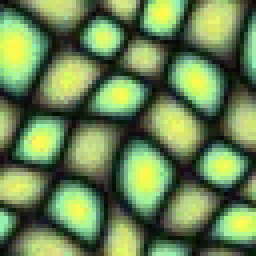
#> input picture Week 9/Image/test.png, 64 x 64 px (shown 4 times larger); its folder holds 8 pictures in this run
$ jupyter execute --allow-errors worksheet09.ipynb
#> lines starting #> are read from the running program, lines starting #| are printed output that depends on the picture
#> further down, texture is the input picture: shape (64, 64, 3); mean B, G, R 83.2, 131.8, 106.2
### Week 9/myutils.py
# -*- coding: utf-8 -*-
import math
import heapq
import numpy as np
from tqdm import tqdm
from skimage import io, util
from skimage.color import rgb2gray
from matplotlib import pyplot as plt
from skimage.filters import gaussian


from numpy.linalg import LinAlgError
from scipy.stats import skew, kurtosis
from PIL import Image
import sys, os
import logging
import argparse, copy
import time

import texture_synthesis_g
import texture_synthesis
import warnings
warnings.filterwarnings('ignore')

logger = logging.getLogger()
logger.setLevel(logging.ERROR)

def randomPatch(texture, patchLength):
    h, w, _ = texture.shape
    i = np.random.randint(h - patchLength)
    j = np.random.randint(w - patchLength)

    return texture[i:i+patchLength, j:j+patchLength]


def L2OverlapDiff(patch, patchLength, overlap, res, y, x):
    error = 0

    if x > 0:
        left = patch[:, :overlap] - res[y:y+patchLength, x:x+overlap]
        error += np.sum(left**2)

    if y > 0:
        up   = patch[:overlap, :] - res[y:y+overlap, x:x+patchLength]
        error += np.sum(up**2)

    if x > 0 and y > 0:
        corner = patch[:overlap, :overlap] - res[y:y+overlap, x:x+overlap]
        error -= np.sum(corner**2)

    return error


def randomBestPatch(texture, patchLength, overlap, res, y, x):
    h, w, _ = texture.shape
    errors = np.zeros((h - patchLength, w - patchLength))

    for i in range(h - patchLength):
        for j in range(w - patchLength):
            patch = texture[i:i+patchLength, j:j+patchLength]
            e = L2OverlapDiff(patch, patchLength, overlap, res, y, x)
            errors[i, j] = e

    i, j = np.unravel_index(np.argmin(errors), errors.shape)
    return texture[i:i+patchLength, j:j+patchLength]


def minCutPath(errors):
    # dijkstra's algorithm vertical
    pq = [(error, [i]) for i, error in enumerate(errors[0])]
    heapq.heapify(pq)

    h, w = errors.shape
    seen = set()

    while pq:
        error, path = heapq.heappop(pq)
        curDepth = len(path)
        curIndex = path[-1]

        if curDepth == h:
            return path

        for delta in -1, 0, 1:
            nextIndex = curIndex + delta

            if 0 <= nextIndex < w:
                if (curDepth, nextIndex) not in seen:
                    cumError = error + errors[curDepth, nextIndex]
                    heapq.heappush(pq, (cumError, path + [nextIndex]))
                    seen.add((curDepth, nextIndex))


# [25 lines left out: function minCutPath2, not called in this run]


def minCutPatch(patch, patchLength, overlap, res, y, x):
    patch = patch.copy()
    dy, dx, _ = patch.shape
    minCut = np.zeros_like(patch, dtype=bool)

    if x > 0:
        left = patch[:, :overlap] - res[y:y+dy, x:x+overlap]
        leftL2 = np.sum(left**2, axis=2)
        for i, j in enumerate(minCutPath(leftL2)):
            minCut[i, :j] = True

    if y > 0:
        up = patch[:overlap, :] - res[y:y+overlap, x:x+dx]
        upL2 = np.sum(up**2, axis=2)
        for j, i in enumerate(minCutPath(upL2.T)):
            minCut[:i, j] = True

    np.copyto(patch, res[y:y+dy, x:x+dx], where=minCut)

    return patch


def quilt(texture, patchLength, numPatches, mode="cut", sequence=False):
#> called with patchLength = 20, numPatches = (3, 3), mode = 'cut', sequence = True
    texture = util.img_as_float(texture)
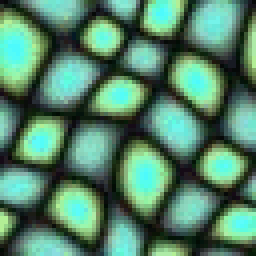
#> texture: shape (64, 64, 3) float64 (shown 4 times larger); mean of channels 0, 1, 2 0.417, 0.517, 0.326; drawn as B, G, R

    overlap = patchLength // 6
    numPatchesHigh, numPatchesWide = numPatches

    h = (numPatchesHigh * patchLength) - (numPatchesHigh - 1) * overlap
    w = (numPatchesWide * patchLength) - (numPatchesWide - 1) * overlap

    res = np.zeros((h, w, texture.shape[2]))

    for i in range(numPatchesHigh):
        for j in range(numPatchesWide):
            y = i * (patchLength - overlap)
            x = j * (patchLength - overlap)

            if i == 0 and j == 0 or mode == "random":
                patch = randomPatch(texture, patchLength)
            elif mode == "best":
                patch = randomBestPatch(texture, patchLength, overlap, res, y, x)
            elif mode == "cut":
                patch = randomBestPatch(texture, patchLength, overlap, res, y, x)
                patch = minCutPatch(patch, patchLength, overlap, res, y, x)

            res[y:y+patchLength, x:x+patchLength] = patch

            if sequence:
                plt.imshow(res)
                plt.axis('off')
                plt.show()
#> this loop made 3 passes
#> pass 1, in quilt, `plt.show()`:
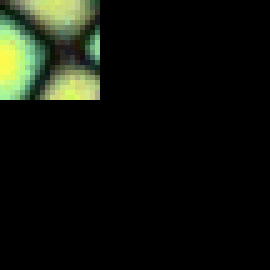
#> shown: shape (54, 54, 3) float64 (shown 5 times larger); mean R, G, B 0.0632, 0.0771, 0.0474
#> after the loop:
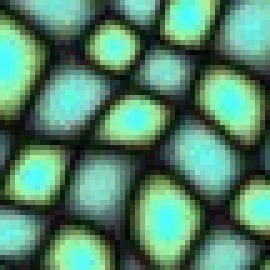
#> res: shape (54, 54, 3) float64 (shown 5 times larger); mean of channels 0, 1, 2 0.425, 0.528, 0.33; drawn as B, G, R

    return res


# [132 lines left out: functions quiltSize, bestCorrPatch, bestCorrOverlapPatch, transfer, transferIter, Loss_function, not called in this run]


def run_texture_synthesis(num_neighbor=7,orig_img='pebbles.jpg',num_depth=5,num_ori=4,num_iter=100,out_dir='output'):

    ms = [3, 5, 7, 9, 11, 13]
    if not num_neighbor in ms:
            LOGGER.error('illegal number of orientation: {}'.format(str(num_neighbor)))
            raise ValueError('illegal number of orientation: {}'.format(str(num_neighbor)))
    im = np.array(Image.open(orig_img))
    texture_synthesis.synthesis(im, im.shape[1], im.shape[0], num_depth, num_ori, num_neighbor, num_iter, out_dir)


def run_texture_synthesis_g(num_neighbor=7,orig_img='pebbles.jpg',num_depth=5,num_ori=4,num_iter=100,out_dir='output'):

    ms = [3, 5, 7, 9, 11, 13]
    if not num_neighbor in ms:
            LOGGER.error('illegal number of orientation: {}'.format(str(num_neighbor)))
            raise ValueError('illegal number of orientation: {}'.format(str(num_neighbor)))
    im = np.array(Image.open(orig_img))
    texture_synthesis_g.synthesis(im, im.shape[1], im.shape[0], num_depth, num_ori, num_neighbor, num_iter, out_dir)

### Week 9/worksheet09.ipynb
# COMP90086 Workshop 9

In this workshop, you will see some demonstrations about texture and shape representation.

Table of Contents

- Texture and shape representation
    - Image Quilting
    - Parametric Texture Synthesis
    - Neural Style Transfer
    - Shape skeletons
    - Active contours

- Bonus
    - Texture Transfer

[cell 1]
# pip install tqdm
## The tqdm library is used to display the progress bar.
## Optional. If not to import tqdm, just modify the tqdm code in myutils.py

[cell 2]
# Includes importing some of custom packages
# The functions in the custom package are called via myutils.xxx
# e.g. the xx function needs to be called via myutils.xx

import cv2
import os
import math
import numpy as np
from matplotlib import pyplot as plt
from matplotlib import gridspec
import myutils
import skimage.io
from skimage import data
from skimage.morphology import skeletonize
from skimage.morphology import medial_axis
from skimage.color import rgb2gray
from skimage.filters import gaussian
from skimage.segmentation import active_contour
from tqdm import tqdm

rootpath='./Image/'

The first two algorithms (image quilting and texture synthesis) use different models for "texture". You do not need to know exactly how these two algorithms work. Instead, you are expected to visually compare and contrast the output of them.

## 1 Image quilting

Image quilting is a method of synthesising a new image by stitching together small patches of existing images. It can be utilized for the following applications:

    (1) Texture synthesis: synthesize a new texture sample by taking patches of existing texture and stitching them together
    (2) Texture transfer: transfer the texture of one image onto another image

For more information, see the original publication [Image Quilting for Texture Synthesis and Transfer(Efros & Freeman, 2001)](https://people.eecs.berkeley.edu/~efros/research/quilting.html)

The following codes are adapted from https://github.com/axu2/image-quilting

### 1.1 Texture synthesis
Square blocks from the input texture are patched together to synthesize a new texture sample. We begin with randomly choose blocks.

<center>source:Drlanman</center>

[cell 3]
# Display the process of texture synthesis
texture = cv2.imread(os.path.join(rootpath, "test.png"))
texture_rgb = cv2.cvtColor(texture, cv2.COLOR_BGR2RGB)
patchsize = 20 # size of square patch for synthesis (overlap is 1/6 patch size)
npatch = 3# size of output (npatches x npatches)
showsteps = True # toggle image output for each step of synthesis
texture_synth = myutils.quilt(texture_rgb, patchsize, (npatch, npatch), "cut", showsteps)

[cell 4]
# Display the synthesized and original image
plt.subplots(figsize=(10, 10))
#Set a grid layout to place subplots within a figure.
gs = gridspec.GridSpec(1, 2, width_ratios=[texture_rgb.shape[1], texture_synth.shape[1]])

plt.subplot(gs[0])
plt.imshow(texture_rgb)
plt.title('Original')
plt.axis('off')

plt.subplot(gs[1])
plt.imshow(texture_synth)
plt.title('Synthesised')
plt.axis('off')
plt.show()

### 1.2 Exercise

What is the effect of changing patch size in the texture synthesis?

Try a range of patch sizes for the "brick.jpg" and "marble.jpg" images. Note that if you use a very small patch size you may need to increase the number of patches (npatch) to get a large enough synthesis image to interpret the results. What range of patch sizes gives the best results for each image? What problems occur in the resulting synetheses if the patch size is too large or small in each case?

[cell 5]
# Read images
brick = cv2.imread(os.path.join(rootpath, "brick.jpg"))
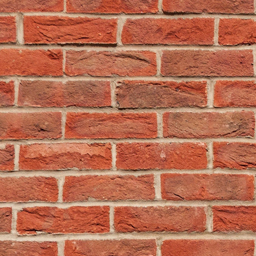
#> input picture Week 9/Image/brick.jpg, 256 x 256 px
#> brick is the input picture: shape (256, 256, 3); mean B, G, R 82.6, 108.8, 182.3
brick_rgb = cv2.cvtColor(brick, cv2.COLOR_BGR2RGB)
marble = cv2.imread(os.path.join(rootpath, "marble.jpg"))
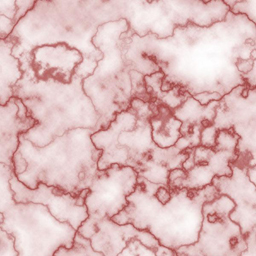
#> input picture Week 9/Image/marble.jpg, 256 x 256 px
#> marble is the input picture: shape (256, 256, 3); mean B, G, R 187.7, 187.5, 222.4
marble_rgb = cv2.cvtColor(marble, cv2.COLOR_BGR2RGB)

# Optional: Resize images for faster synthesis (original size = 256 x 256)
brick_rgb = cv2.resize(brick_rgb, (128, 128))
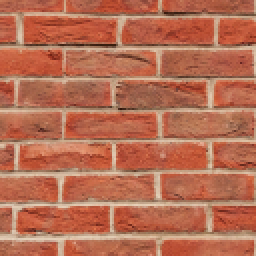
#> brick_rgb: shape (128, 128, 3) (shown 2 times larger); mean R, G, B 182.4, 108.9, 82.7
marble_rgb = cv2.resize(marble_rgb, (128, 128))
#> marble_rgb: shape (128, 128, 3)

# Synthesize texture
# your code


# Display the synthesized and original image
# your code

## 2 Parametric texture synthesis

Different from the previous algorithm, which considers texture as repeated image patch, this algorithm models texture as a sample from a statistical distribution over image features. For more information, see the original publication [A Parametric Texture Model based on Joint Statistics of Complex Wavelet Coefficients(Portilla & Simoncelli, 2000)](http://www.cns.nyu.edu/~eero/ABSTRACTS/portilla99-abstract.html).

The following codes are adapted from https://github.com/TetsuyaOdaka/texture-synthesis-portilla-simoncelli

You can run this algorithm on colour or grayscale images. The colour version takes about 3x longer to run than the grayscale version.

[cell 6]
# Read in images
pebbles =  cv2.imread(os.path.join(rootpath, "pebbles.jpg"))
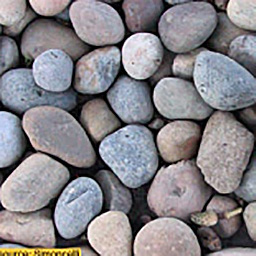
#> input picture Week 9/Image/pebbles.jpg, 256 x 256 px
#> pebbles is the input picture: shape (256, 256, 3); mean B, G, R 136.7, 131.8, 134.4
pebbles2 = cv2.imread(os.path.join(rootpath, "pebbles_gray.jpg"))

pebbles_rgb = cv2.cvtColor(pebbles, cv2.COLOR_BGR2RGB)
#> (the rest of this cell did not finish here and is left out)

### 2.1 Colour texture synthesis

[cell 7]
# Execute RGB colour version
myutils.run_texture_synthesis(num_neighbor= 7, #local neighborhood
                              orig_img='./Image/pebbles.jpg', #Original RGB image
                              num_depth= 5, #depth of steerable pyramid
                              num_ori= 4, #orientation of steerable pyramid
                              num_iter= 25, #number of iterations
                              out_dir='output_rgb') #Output directory

#> (a cell that did not finish here is left out)

[cell 9]
# Display the original and final synthesis
plt.subplots(figsize=(10, 10))

plt.subplot(1,2,1)
plt.imshow(pebbles_rgb)
plt.title('Original')
plt.axis('off')

plt.subplot(1,2,2)
#> (the rest of this cell did not finish here and is left out)

### 2.2 Grayscale texture synthesis

#> (a cell that did not finish here is left out)


#> (a cell that did not finish here is left out)

[cell 12]
# Display the original and final synthesis
plt.subplots(figsize=(10, 10))

plt.subplot(1,2,1)
#> (the rest of this cell did not finish here and is left out)

### 2.3 Exercise

Run the parametric synthesis on the "brick.jpg" and "water.jpg" textures. What problems (if any) do you observe in the resulting syntheses? Which image is more easily synthesized by the parametric approach and why?

**Note:** for faster results, you may wish to use the grayscale version of the algorithm.

[cell 13]
# Read images
use_color = 0
#> (the rest of this cell did not finish here and is left out)

## 3 Neural style transfer

Neural style transfer allows two images (one with content and one with style) to compose new artwork.

- [Online demo](https://tenso.rs/demos/fast-neural-style/)

    This online demo allows faster demonstration of style-transfer neural network.

### 3.1 Exercise

- [An implementation of neural style transfer (view in Google Colab)](https://colab.research.google.com/github/keras-team/keras-io/blob/master/examples/generative/ipynb/neural_style_transfer.ipynb)

    Please refer to the Neural style transfer tutorial from [Keras](https://keras.io/examples/generative/neural_style_transfer/) for a detailed implement. Note that it may take about 10 minutes to run all the code on the Google Colab with **free GPU**. To speed up, use a smaller `iterations` in `The training loop`.

## 4 Shape skeletons

The topological skeleton of a shape is the thinnest possible version of a shape, composed of points equidistant from the shape boundaries. There are many different ways to compute shape skeletons, but this method uses the medial axis method based on the [grassfire transform](https://en.wikipedia.org/wiki/Grassfire_transform) shown in lecture. The shape skeleton plus the distance from the skeleton pixel to the shape boundary is a complete representation of the shape.

For more information on the functions used below, see:
- [skimage.morphology.medial_axis( )](https://scikit-image.org/docs/dev/api/skimage.morphology.html#skimage.morphology.medial_axis)

`from skimage.morphology import skeletonize`

[Skeletonization](https://scikit-image.org/docs/dev/auto_examples/edges/plot_skeleton.html) reduces binary objects to 1 pixel wide representations.

#> (a cell that did not finish here is left out)

### 4.1 Exercise

Write a method to reconstruct the shape using the skeleton and distance transform.

[cell 15]
# your code

## 5 Active contours
The active contour model, also called snakes, is a method to fit open or closed splines to lines or edges in an image [1]. It works by minimising an energy that is in part defined by the image and part by the spline's shape: length and smoothness. The minimization is done implicitly in the shape energy and explicitly in the image energy.

[1] *Snakes: Active contour models*. Kass, M.; Witkin, A.; Terzopoulos, D.
       International Journal of Computer Vision 1 (4): 321 (1988).
       :DOI:`10.1007/BF00133570`

Adapted from [Active Contour Model — skimage v0.19.0.dev0 docs](https://scikit-image.org/docs/dev/auto_examples/edges/plot_active_contours.html)

#### (1) Segment the face of a person from the rest of an image by fitting a closed curve to the edges of the face

We initialize a circle around the astronaut's face and use the default boundary
condition ``boundary_condition='periodic'`` to fit a closed curve. The default
parameters ``w_line=0, w_edge=1`` will make the curve search towards edges,
such as the boundaries of the face.

For more information on the functions used below, see:
- [skimage.segmentation.active_contour( )](https://scikit-image.org/docs/dev/api/skimage.segmentation.html#skimage.segmentation.active_contour)

[cell 16]
# Get astronaut from skimage.data in grayscale
img = rgb2gray(data.astronaut())
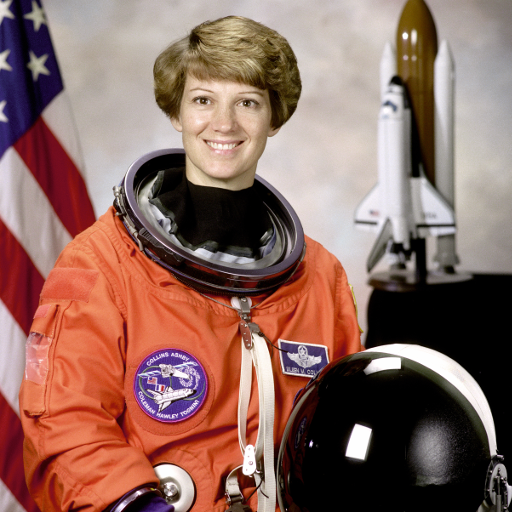
#> input picture skimage.data.astronaut(), 512 x 512 px
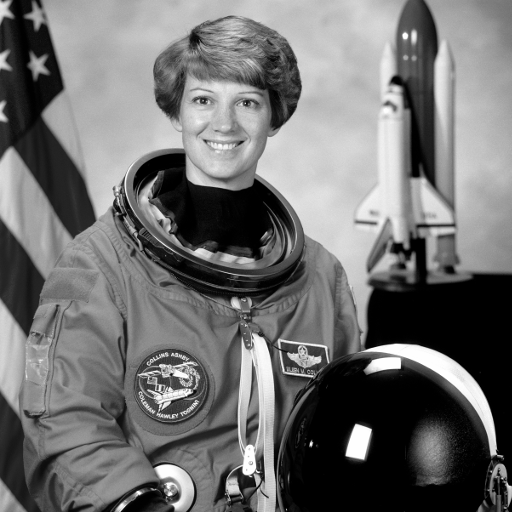
#> img: shape (512, 512) float64; min 0, max 1, mean 0.442

# Check skimage version because the active contours method changed in v18
print(skimage.__version__)
version_text = (skimage.__version__).split('.')
version = int(version_text[1])
current = 18

# Draw a circle around the astronaut's head to initialize the snake
s = np.linspace(0, 2*np.pi, 400) # init will calculate 400 such points
if version < current:
    x = 220 + 100*np.cos(s)
    y = 100 + 100*np.sin(s)
    init = np.array([x, y]).T
else:
    r = 100 + 100*np.sin(s)
    c = 220 + 100*np.cos(s)
    init = np.array([r, c]).T

# Display results of different maximum iterations to optimize snake shape
i = 1
plt.subplots(figsize=(12, 12))
for max_it in [10, 30, 60, 100]:
    snake = active_contour(gaussian(img, sigma=3), #Smooth image. sigma is standard deviation for Gaussian kernel.
                           init, #Initial snake coordinates
                           alpha=0.015, #Snake length shape parameter. Higher values makes snake contract faster.
                           beta=10, #Snake smoothness shape parameter. Higher values makes snake smoother.
                           w_line=0, #Controls attraction to brightness.
                           w_edge=1, #Controls attraction to edges. Use negative values to repel snake from edges.
                           gamma=0.001, #Explicit time stepping parameter.
                           max_iterations=max_it, #Maximum iterations toSmooth image before analyzing. sigma means standard deviation for Gaussian kernel.Smooth image before analyzing. sigma means standard deviation for Gaussian kernel. optimize snake shape.
                           boundary_condition='periodic') # 'periodic' to fit a closed curve
    plt.subplot(2,2,i)
    plt.imshow(img, cmap='gray')
    if version < current:
        plt.plot(init[:, 0], init[:, 1], '--r', lw=3) # initial circle - the dotted red circle
        plt.plot(snake[:, 0], snake[:, 1], '-g', lw=3) # optimized snake shape - green lines
    else:
        plt.plot(init[:, 1], init[:, 0], '--r', lw=3) # initial circle - the dotted red circle
        plt.plot(snake[:, 1], snake[:, 0], '-g', lw=3) # optimized snake shape - green lines
    plt.title('max iteration=' + str(max_it))
    plt.axis('off')
    i += 1

plt.show()
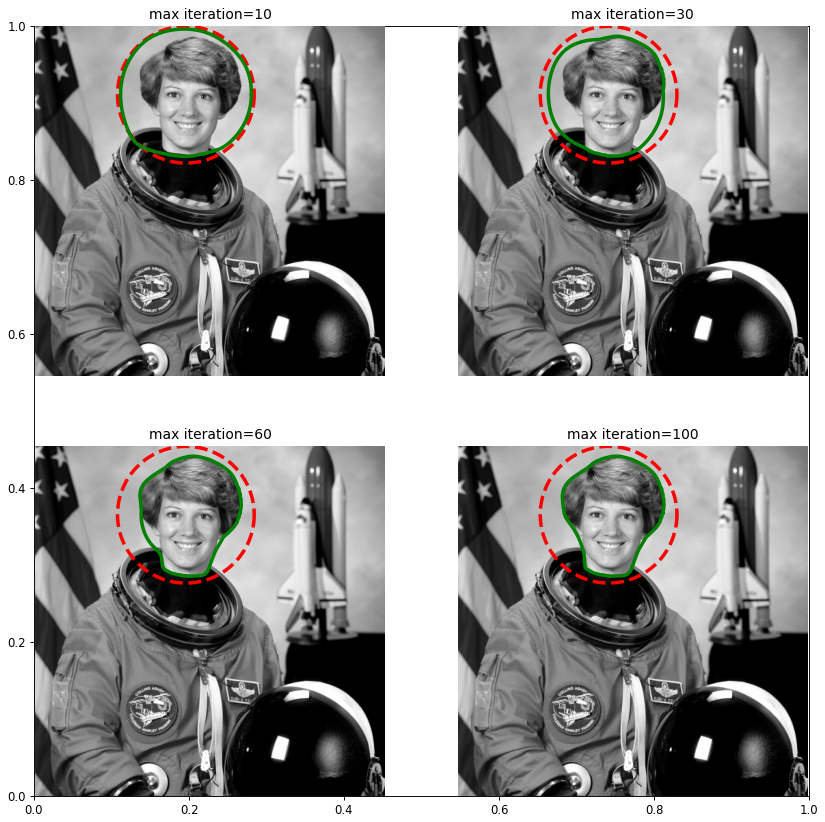
#> figure drawn by matplotlib, 4 panels
